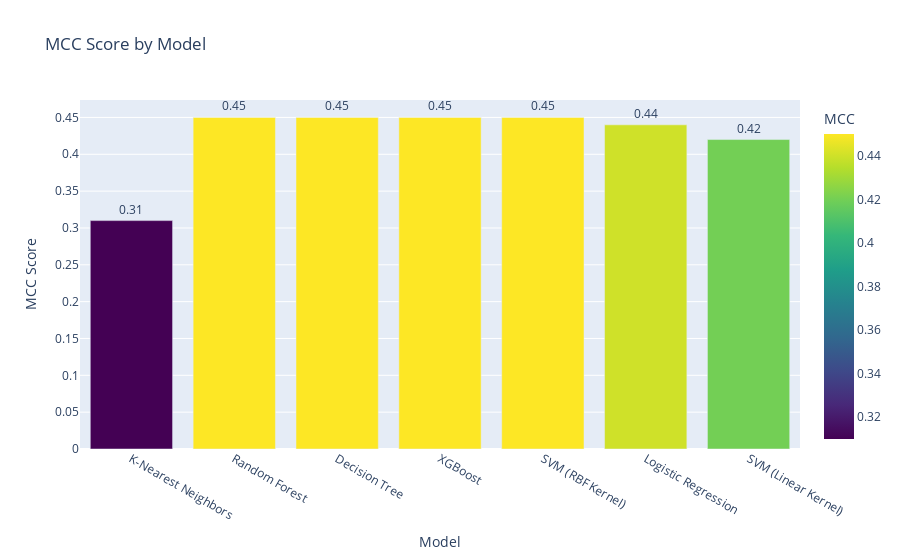

Source (notebook cell):
### Code cell
# MCC as a Bar Chart using Plotly
import plotly.express as px

fig_mcc = px.bar(
    results_df,
    x='Model',
    y='MCC',
    title=' MCC Score by Model',
    text='MCC',
    color='MCC',
    color_continuous_scale='Viridis'
)
fig_mcc.update_traces(texttemplate='%{text:.2f}', textposition='outside')
fig_mcc.update_layout(yaxis_title='MCC Score', xaxis_title='Model', showlegend=False)
fig_mcc.show()

### Figure 1 — Plotly figure (JSON) as saved in the notebook; plotly's stock layout.template omitted (floating-point values rounded to 4 significant figures)
{"data": [{"alignmentgroup": "True", "hovertemplate": "Model=%{x}<br>MCC=%{marker.color}<extra></extra>", "legendgroup": "", "marker": {"color": [0.31, 0.45, 0.45, 0.45, 0.45, 0.44, 0.42], "coloraxis": "coloraxis", "pattern": {"shape": ""}}, "name": "", "offsetgroup": "", "orientation": "v", "showlegend": false, "text": [0.31, 0.45, 0.45, 0.45, 0.45, 0.44, 0.42], "textposition": "outside", "texttemplate": "%{text:.2f}", "type": "bar", "x": ["K-Nearest Neighbors", "Random Forest", "Decision Tree", "XGBoost", "SVM (RBF Kernel)", "Logistic Regression", "SVM (Linear Kernel)"], "xaxis": "x", "y": [0.31, 0.45, 0.45, 0.45, 0.45, 0.44, 0.42], "yaxis": "y"}], "layout": {"barmode": "relative", "coloraxis": {"colorbar": {"title": {"text": "MCC"}}, "colorscale": [[0, "#440154"], [0.1111, "#482878"], [0.2222, "#3e4989"], [0.3333, "#31688e"], [0.4444, "#26828e"], [0.5556, "#1f9e89"], [0.6667, "#35b779"], [0.7778, "#6ece58"], [0.8889, "#b5de2b"], [1, "#fde725"]]}, "legend": {"tracegroupgap": 0}, "showlegend": false, "title": {"text": " MCC Score by Model"}, "xaxis": {"anchor": "y", "domain": [0, 1], "title": {"text": "Model"}}, "yaxis": {"anchor": "x", "domain": [0, 1], "title": {"text": "MCC Score"}}}}
